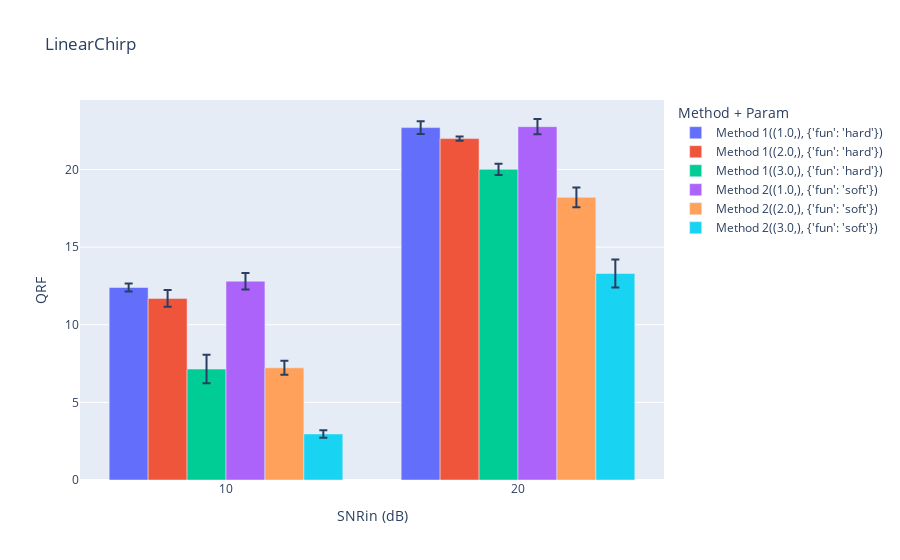
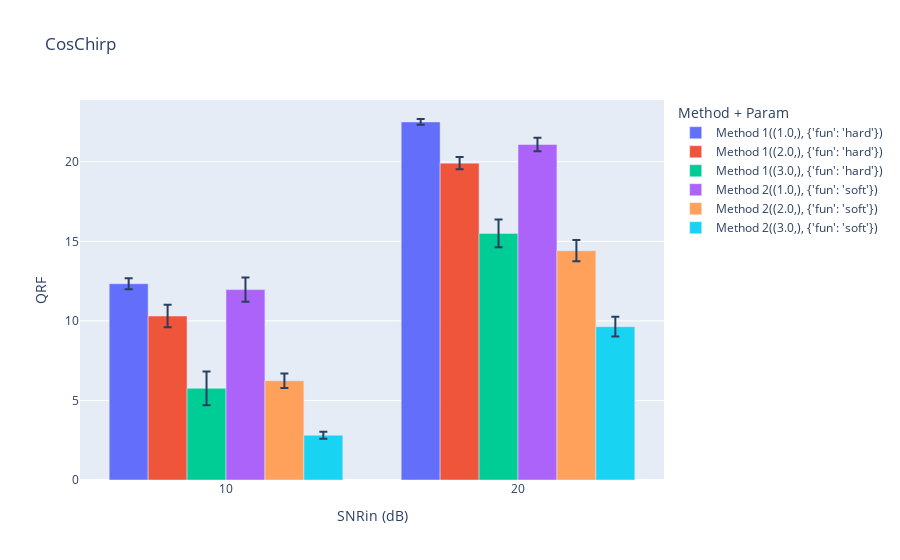

Source (notebook cell) for these figures, in order:
### Markdown cell above
## Generating plots with the Results Interpreter.

### Code cell
# Summary interactive plots with Plotly
from plotly.offline import  iplot
interpreter = ResultsInterpreter(benchmark)
figs = interpreter.get_summary_plotlys(bars=True)
for fig in figs:
    iplot(fig)

### Figure 1 — Plotly figure (JSON) as saved in the notebook; plotly's stock layout.template omitted (floating-point values rounded to 4 significant figures)
{"data": [{"alignmentgroup": "True", "error_x": {"array": ["10", "20"]}, "error_y": {"array": [0.2573, 0.4134], "arrayminus": [0.2573, 0.4134]}, "hovertemplate": "Method + Param=Method 1((1.0,), {'fun': 'hard'})<br>SNRin=%{x}<br>QRF=%{y}<extra></extra>", "legendgroup": "Method 1((1.0,), {'fun': 'hard'})", "marker": {"color": "#636efa", "pattern": {"shape": ""}}, "name": "Method 1((1.0,), {'fun': 'hard'})", "offsetgroup": "Method 1((1.0,), {'fun': 'hard'})", "orientation": "v", "showlegend": true, "textposition": "auto", "type": "bar", "x": ["10", "20"], "xaxis": "x", "y": [12.4, 22.7], "yaxis": "y"}, {"alignmentgroup": "True", "error_x": {"array": ["10", "20"]}, "error_y": {"array": [0.5334, 0.1322], "arrayminus": [0.5334, 0.1322]}, "hovertemplate": "Method + Param=Method 1((2.0,), {'fun': 'hard'})<br>SNRin=%{x}<br>QRF=%{y}<extra></extra>", "legendgroup": "Method 1((2.0,), {'fun': 'hard'})", "marker": {"color": "#EF553B", "pattern": {"shape": ""}}, "name": "Method 1((2.0,), {'fun': 'hard'})", "offsetgroup": "Method 1((2.0,), {'fun': 'hard'})", "orientation": "v", "showlegend": true, "textposition": "auto", "type": "bar", "x": ["10", "20"], "xaxis": "x", "y": [11.7, 22.0], "yaxis": "y"}, {"alignmentgroup": "True", "error_x": {"array": ["10", "20"]}, "error_y": {"array": [0.9228, 0.3587], "arrayminus": [0.9228, 0.3587]}, "hovertemplate": "Method + Param=Method 1((3.0,), {'fun': 'hard'})<br>SNRin=%{x}<br>QRF=%{y}<extra></extra>", "legendgroup": "Method 1((3.0,), {'fun': 'hard'})", "marker": {"color": "#00cc96", "pattern": {"shape": ""}}, "name": "Method 1((3.0,), {'fun': 'hard'})", "offsetgroup": "Method 1((3.0,), {'fun': 'hard'})", "orientation": "v", "showlegend": true, "textposition": "auto", "type": "bar", "x": ["10", "20"], "xaxis": "x", "y": [7.149, 20.02], "yaxis": "y"}, {"alignmentgroup": "True", "error_x": {"array": ["10", "20"]}, "error_y": {"array": [0.5368, 0.4917], "arrayminus": [0.5368, 0.4917]}, "hovertemplate": "Method + Param=Method 2((1.0,), {'fun': 'soft'})<br>SNRin=%{x}<br>QRF=%{y}<extra></extra>", "legendgroup": "Method 2((1.0,), {'fun': 'soft'})", "marker": {"color": "#ab63fa", "pattern": {"shape": ""}}, "name": "Method 2((1.0,), {'fun': 'soft'})", "offsetgroup": "Method 2((1.0,), {'fun': 'soft'})", "orientation": "v", "showlegend": true, "textposition": "auto", "type": "bar", "x": ["10", "20"], "xaxis": "x", "y": [12.81, 22.77], "yaxis": "y"}, {"alignmentgroup": "True", "error_x": {"array": ["10", "20"]}, "error_y": {"array": [0.4512, 0.6306], "arrayminus": [0.4512, 0.6306]}, "hovertemplate": "Method + Param=Method 2((2.0,), {'fun': 'soft'})<br>SNRin=%{x}<br>QRF=%{y}<extra></extra>", "legendgroup": "Method 2((2.0,), {'fun': 'soft'})", "marker": {"color": "#FFA15A", "pattern": {"shape": ""}}, "name": "Method 2((2.0,), {'fun': 'soft'})", "offsetgroup": "Method 2((2.0,), {'fun': 'soft'})", "orientation": "v", "showlegend": true, "textposition": "auto", "type": "bar", "x": ["10", "20"], "xaxis": "x", "y": [7.228, 18.21], "yaxis": "y"}, {"alignmentgroup": "True", "error_x": {"array": ["10", "20"]}, "error_y": {"array": [0.2401, 0.9028], "arrayminus": [0.2401, 0.9028]}, "hovertemplate": "Method + Param=Method 2((3.0,), {'fun': 'soft'})<br>SNRin=%{x}<br>QRF=%{y}<extra></extra>", "legendgroup": "Method 2((3.0,), {'fun': 'soft'})", "marker": {"color": "#19d3f3", "pattern": {"shape": ""}}, "name": "Method 2((3.0,), {'fun': 'soft'})", "offsetgroup": "Method 2((3.0,), {'fun': 'soft'})", "orientation": "v", "showlegend": true, "textposition": "auto", "type": "bar", "x": ["10", "20"], "xaxis": "x", "y": [2.966, 13.3], "yaxis": "y"}], "layout": {"barmode": "group", "legend": {"title": {"text": "Method + Param"}, "tracegroupgap": 0}, "title": {"text": "LinearChirp"}, "xaxis": {"anchor": "y", "domain": [0, 1], "title": {"text": "SNRin (dB)"}}, "yaxis": {"anchor": "x", "domain": [0, 1], "title": {"text": "QRF"}}}}

### Figure 2 — Plotly figure (JSON) as saved in the notebook; plotly's stock layout.template omitted (floating-point values rounded to 4 significant figures)
{"data": [{"alignmentgroup": "True", "error_x": {"array": ["10", "20"]}, "error_y": {"array": [0.344, 0.1844], "arrayminus": [0.344, 0.1844]}, "hovertemplate": "Method + Param=Method 1((1.0,), {'fun': 'hard'})<br>SNRin=%{x}<br>QRF=%{y}<extra></extra>", "legendgroup": "Method 1((1.0,), {'fun': 'hard'})", "marker": {"color": "#636efa", "pattern": {"shape": ""}}, "name": "Method 1((1.0,), {'fun': 'hard'})", "offsetgroup": "Method 1((1.0,), {'fun': 'hard'})", "orientation": "v", "showlegend": true, "textposition": "auto", "type": "bar", "x": ["10", "20"], "xaxis": "x", "y": [12.34, 22.5], "yaxis": "y"}, {"alignmentgroup": "True", "error_x": {"array": ["10", "20"]}, "error_y": {"array": [0.7137, 0.3888], "arrayminus": [0.7137, 0.3888]}, "hovertemplate": "Method + Param=Method 1((2.0,), {'fun': 'hard'})<br>SNRin=%{x}<br>QRF=%{y}<extra></extra>", "legendgroup": "Method 1((2.0,), {'fun': 'hard'})", "marker": {"color": "#EF553B", "pattern": {"shape": ""}}, "name": "Method 1((2.0,), {'fun': 'hard'})", "offsetgroup": "Method 1((2.0,), {'fun': 'hard'})", "orientation": "v", "showlegend": true, "textposition": "auto", "type": "bar", "x": ["10", "20"], "xaxis": "x", "y": [10.31, 19.91], "yaxis": "y"}, {"alignmentgroup": "True", "error_x": {"array": ["10", "20"]}, "error_y": {"array": [1.06, 0.8777], "arrayminus": [1.06, 0.8777]}, "hovertemplate": "Method + Param=Method 1((3.0,), {'fun': 'hard'})<br>SNRin=%{x}<br>QRF=%{y}<extra></extra>", "legendgroup": "Method 1((3.0,), {'fun': 'hard'})", "marker": {"color": "#00cc96", "pattern": {"shape": ""}}, "name": "Method 1((3.0,), {'fun': 'hard'})", "offsetgroup": "Method 1((3.0,), {'fun': 'hard'})", "orientation": "v", "showlegend": true, "textposition": "auto", "type": "bar", "x": ["10", "20"], "xaxis": "x", "y": [5.762, 15.5], "yaxis": "y"}, {"alignmentgroup": "True", "error_x": {"array": ["10", "20"]}, "error_y": {"array": [0.7544, 0.4219], "arrayminus": [0.7544, 0.4219]}, "hovertemplate": "Method + Param=Method 2((1.0,), {'fun': 'soft'})<br>SNRin=%{x}<br>QRF=%{y}<extra></extra>", "legendgroup": "Method 2((1.0,), {'fun': 'soft'})", "marker": {"color": "#ab63fa", "pattern": {"shape": ""}}, "name": "Method 2((1.0,), {'fun': 'soft'})", "offsetgroup": "Method 2((1.0,), {'fun': 'soft'})", "orientation": "v", "showlegend": true, "textposition": "auto", "type": "bar", "x": ["10", "20"], "xaxis": "x", "y": [11.96, 21.09], "yaxis": "y"}, {"alignmentgroup": "True", "error_x": {"array": ["10", "20"]}, "error_y": {"array": [0.4532, 0.6662], "arrayminus": [0.4532, 0.6662]}, "hovertemplate": "Method + Param=Method 2((2.0,), {'fun': 'soft'})<br>SNRin=%{x}<br>QRF=%{y}<extra></extra>", "legendgroup": "Method 2((2.0,), {'fun': 'soft'})", "marker": {"color": "#FFA15A", "pattern": {"shape": ""}}, "name": "Method 2((2.0,), {'fun': 'soft'})", "offsetgroup": "Method 2((2.0,), {'fun': 'soft'})", "orientation": "v", "showlegend": true, "textposition": "auto", "type": "bar", "x": ["10", "20"], "xaxis": "x", "y": [6.24, 14.41], "yaxis": "y"}, {"alignmentgroup": "True", "error_x": {"array": ["10", "20"]}, "error_y": {"array": [0.2138, 0.621], "arrayminus": [0.2138, 0.621]}, "hovertemplate": "Method + Param=Method 2((3.0,), {'fun': 'soft'})<br>SNRin=%{x}<br>QRF=%{y}<extra></extra>", "legendgroup": "Method 2((3.0,), {'fun': 'soft'})", "marker": {"color": "#19d3f3", "pattern": {"shape": ""}}, "name": "Method 2((3.0,), {'fun': 'soft'})", "offsetgroup": "Method 2((3.0,), {'fun': 'soft'})", "orientation": "v", "showlegend": true, "textposition": "auto", "type": "bar", "x": ["10", "20"], "xaxis": "x", "y": [2.812, 9.636], "yaxis": "y"}], "layout": {"barmode": "group", "legend": {"title": {"text": "Method + Param"}, "tracegroupgap": 0}, "title": {"text": "CosChirp"}, "xaxis": {"anchor": "y", "domain": [0, 1], "title": {"text": "SNRin (dB)"}}, "yaxis": {"anchor": "x", "domain": [0, 1], "title": {"text": "QRF"}}}}
